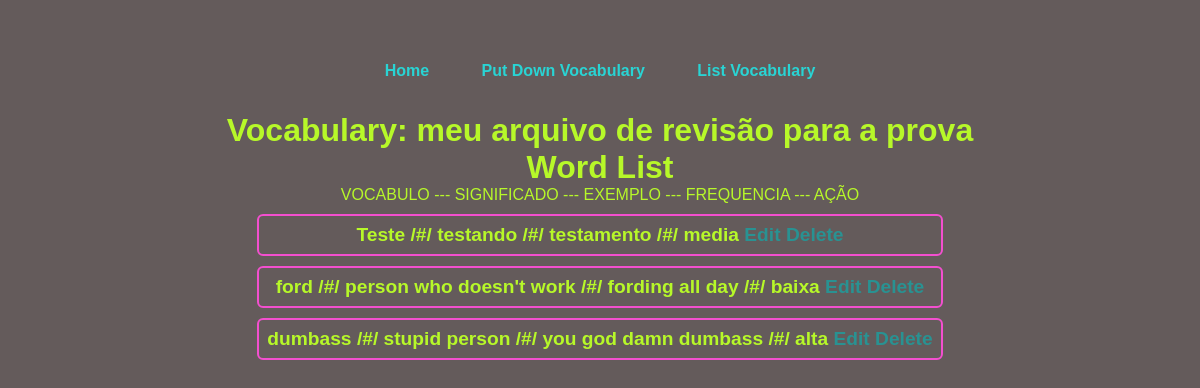
Page /list/ on the committed database.
### vocabulario_app/models.py (models this page shows, shortened)
class Word(models.Model):
    FREQUENCIA_TIPOS = [
        ('alta', 'alta'),
        ('media', 'media'),
        ('baixa', 'baixa'),
    ]
    vocabulo = models.CharField(max_length=100)
    significado = models.CharField(max_length=200)
    exemplo = models.CharField(max_length=200)
    frequencia = models.CharField(max_length=20, choices=FREQUENCIA_TIPOS)
    created_at = models.DateTimeField(auto_now_add=True)
    updated_at = models.DateTimeField(auto_now=True)

### vocabulario_app/views.py (the view)
# urls.py: path('list/', views.list_vocabulary, name='list_vocabulary'),
def list_vocabulary(request):
    words = Word.objects.all()
    return render(request, 'vocabulario_app/pages/list_vocabulary.html', context={'words': words})

### vocabulario_app/templates/vocabulario_app/pages/list_vocabulary.html (shortened to what this page needs)
{% extends "vocabulario_app/global/index.html" %}
{% load static %}
{% block content %}
    <main id="container-word-list">
        <h1>Word List</h1>
        <p>VOCABULO --- SIGNIFICADO --- EXEMPLO --- FREQUENCIA --- AÇÃO</p>
        {% for word in words%}
        <ul>
            <li>{{ word.vocabulo }} /#/ {{ word.significado }} /#/ {{ word.exemplo }} /#/ {{ word.frequencia }}
                <a href="{% url 'update_vocabulary' word.id %} ">Edit</a>
                <a href="{% url 'delete_vocabulary' word.id %}" onclick="return confirm('Tem certeza que deseja deletar a palavra?')">Delete</a>
            </li>
        </ul>
        {% endfor %}
    </main>
{% endblock content %}

### vocabulario_app/templates/vocabulario_app/global/index.html (shortened to what this page needs)
{% load static %}
<!DOCTYPE html>
<html lang="pt-br">
<head>
    <link rel="stylesheet" href="{% static 'css/index.css' %}">
</head>
<body>
    <nav>
        <a href="{% url 'index' %}">Home</a>
        <a href="{% url 'create_vocabulary' %}">Put Down Vocabulary</a>
        <a href="{% url 'list_vocabulary' %}">List Vocabulary</a>
    </nav>
    <h1> Vocabulary: meu arquivo de revisão para a prova </h1>
    {% block content %}
    {% endblock content %}
</body>
</html>

### vocabulario_app/static/css/index.css (style rules this page uses)
* { margin: 0; padding: 0; box-sizing: border-box; }
:root { --background: #3D3D3D; --background2: #645b5b; --color: #161F30; --color2: #b7f829; --color3: #299292; --color4: #173540; --color5: #f34fcf; --color6: #29d4d4; }
body { font-family: 'Poppins', sans-serif; background-color: var(--background2); color: var(--color2); min-height: 100vh; width: 100%; display: flex; flex-direction: column; align-items: center; margin-top: 30px; text-align: center; }
nav { width: 60%; padding: 8px; }
body a { text-decoration: none; color: var(--color3); }
nav a { display: inline-block; margin: 16px; padding: 8px; font-weight: bold; color: var(--color6); transition: all 0.5s ease; }
nav a::after { content: ''; position: absolute; left: 0; bottom: 0; width: 100%; height: 3px; background-color: var(--color5); transform: scaleX(0); transform-origin: center; transition: transform 0.5s ease; }
li { padding: 8px; list-style: none; margin: 10px; font-size: 1.2rem; font-weight: bold; border: var(--color5) solid 2px; border-radius: 6px; min-width: 50vw; }

### rows in the picture
Word: vocabulo "Teste", significado "testando", exemplo "testamento", frequencia "media"
Word: vocabulo "ford", significado "person who doesn't work", exemplo "fording all day", frequencia "baixa"
Word: vocabulo "dumbass", significado "stupid person", exemplo "you god damn dumbass", frequencia "alta"
